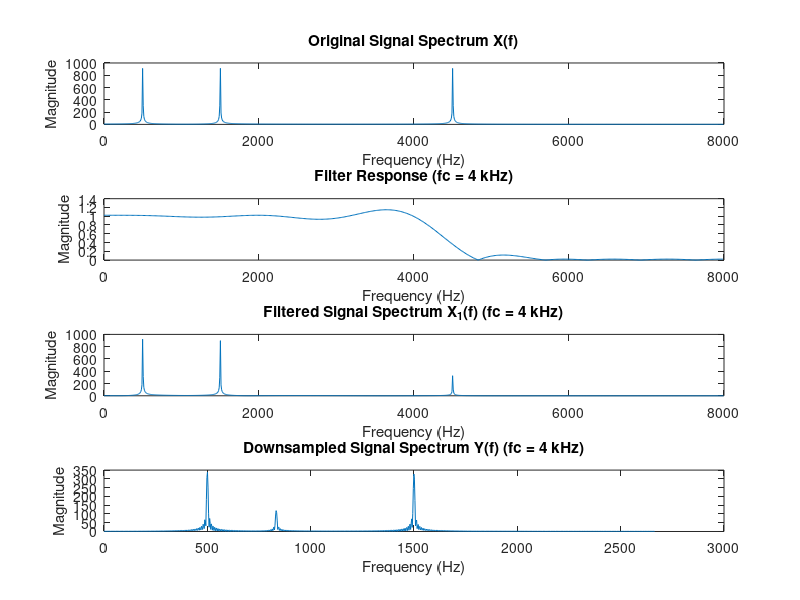
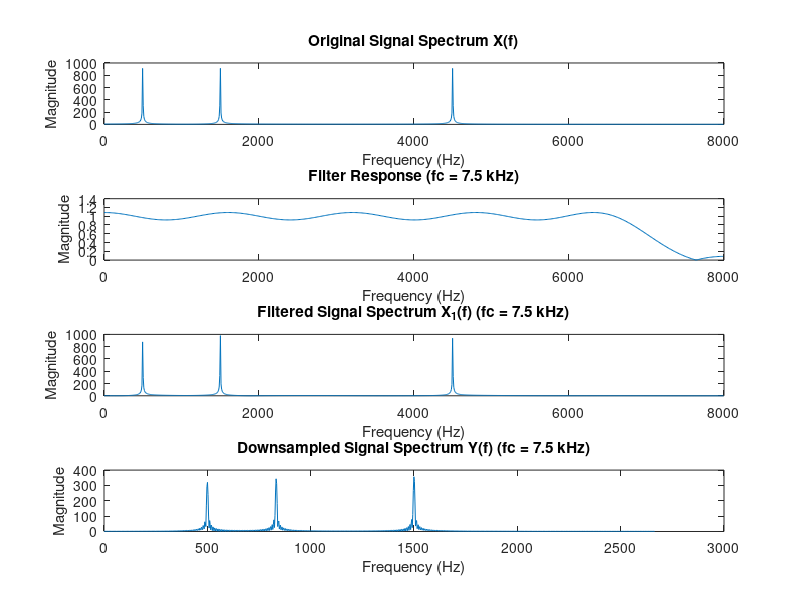

MATLAB code for these plots, in order:

fs = 16000; % 采样频率

% 生成信号 x 的频率分量
f1 = 500;
f2 = 1500;
f3 = 4500;

% 创建信号
n = 0:2023;
x = cos(2*pi*f1/fs.*n) + cos(2*pi*f2/fs.*n) + cos(2*pi*f3/fs.*n);

% 信号 x 的频谱
N = 2024;
fftX = abs(fft(x, N));
F = (0:N/2-1)*(fs)/N;

% 滤波器设计：LPF fc=4kHz 和 LPF fc=7.5kHz，阶数均为20
n = 20;
fc1 = 4000;
fc2 = 7500;
scaledfc1 = fc1/(fs/2);
scaledfc2 = fc2/(fs/2);

b1 = firpm(n, [0 scaledfc1-0.2 scaledfc1 scaledfc1+0.1 scaledfc1+0.2 1], [1 1 1 0 0 0]);
[h1, w1] = freqz(b1, 1, 512, fs);

b2 = firpm(n, [0 scaledfc2-0.15 scaledfc2-0.1 scaledfc2 scaledfc2+0.05 1], [1 1 1 0 0 0]);
[h2, w2] = freqz(b2, 1, 512, fs);

% 绘制信号 x 频谱和滤波器响应
figure(1)
subplot(4, 1, 1)
plot(F, fftX(1:N/2))
xlabel('Frequency (Hz)')
ylabel('Magnitude')
title('Original Signal Spectrum X(f)')

subplot(4, 1, 2)
plot(w1, abs(h1))
xlabel('Frequency (Hz)')
ylabel('Magnitude')
title('Filter Response (fc = 4 kHz)')

% 通过第一个低通滤波器滤波
x11 = filter(b1, 1, x);
fftX11 = abs(fft(x11, N));

subplot(4, 1, 3)
plot(F, fftX11(1:N/2))
xlabel('Frequency (Hz)')
ylabel('Magnitude')
title('Filtered Signal Spectrum X_1(f) (fc = 4 kHz)')

% 下采样
x11down = x11(1:3:end);
fsnew = fs/3;
fftX11down = abs(fft(x11down, N));
Fnew = (0:N/2-1)*(fsnew)/N;

subplot(4, 1, 4)
plot(Fnew, fftX11down(1:N/2))
xlabel('Frequency (Hz)')
ylabel('Magnitude')
title('Downsampled Signal Spectrum Y(f) (fc = 4 kHz)')

figure(2)
subplot(4, 1, 1)
plot(F, fftX(1:N/2))
xlabel('Frequency (Hz)')
ylabel('Magnitude')
title('Original Signal Spectrum X(f)')

subplot(4, 1, 2)
plot(w2, abs(h2))
xlabel('Frequency (Hz)')
ylabel('Magnitude')
title('Filter Response (fc = 7.5 kHz)')

% 通过第二个低通滤波器滤波
x12 = filter(b2, 1, x);
fftX12 = abs(fft(x12, N));

subplot(4, 1, 3)
plot(F, fftX12(1:N/2))
xlabel('Frequency (Hz)')
ylabel('Magnitude')
title('Filtered Signal Spectrum X_1(f) (fc = 7.5 kHz)')

% 下采样
x12down = x12(1:3:end);
fftX12down = abs(fft(x12down, N));

subplot(4, 1, 4)
plot(Fnew, fftX12down(1:N/2))
xlabel('Frequency (Hz)')
ylabel('Magnitude')
title('Downsampled Signal Spectrum Y(f) (fc = 7.5 kHz)')
